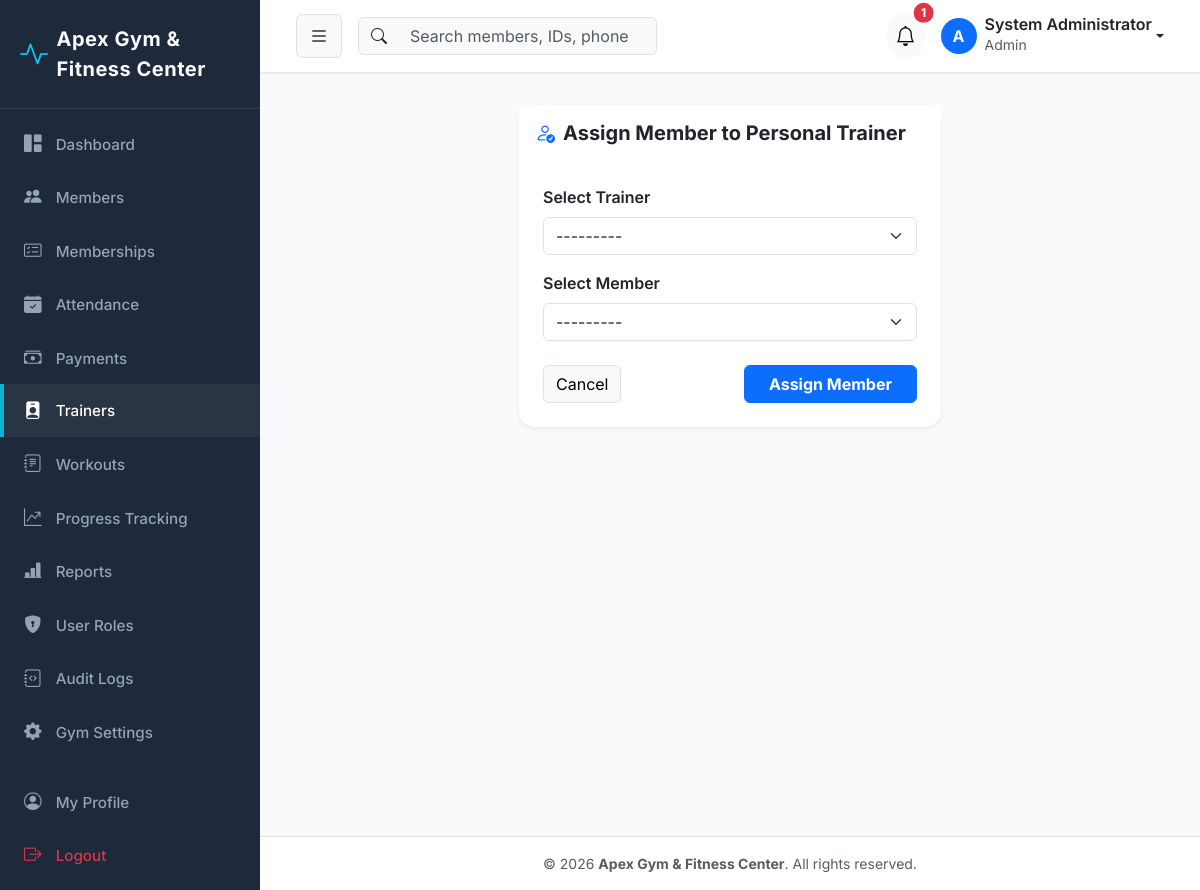
Page /trainers/assign/ (signed in) on the committed database.
### gym_settings/models.py (models this page shows, shortened)
class GymSetting(models.Model):
    name = models.CharField(max_length=150, default='Apex Gym & Fitness Center')
    logo = models.ImageField(upload_to='gym_logo/', blank=True, null=True)
    address = models.TextField(default='123 Fitness Avenue, Tech District, City Center')
    phone = models.CharField(max_length=20, default='+1 (555) 019-2834')
    email = models.EmailField(default='contact@apexgym.com')
    opening_time = models.TimeField(default=time(6, 0))
    closing_time = models.TimeField(default=time(22, 0))
    currency = models.CharField(max_length=10, default='₹')
    tax_percentage = models.DecimalField(max_digits=5, decimal_places=2, default=18.00)
    updated_at = models.DateTimeField(auto_now=True)
    @classmethod
    def get_settings(cls):
        obj, created = cls.objects.get_or_create(pk=1)
        return obj

### accounts/models.py (models this page shows, shortened)
class User(AbstractUser):
    class Role(models.TextChoices):
        ADMIN = 'ADMIN', 'Admin'
        STAFF = 'STAFF', 'Staff'
        TRAINER = 'TRAINER', 'Trainer'
        MEMBER = 'MEMBER', 'Member'
    role = models.CharField(
        max_length=20,
        choices=Role.choices,
        default=Role.MEMBER,
        help_text='Role for role-based access control'
    )
    phone = models.CharField(max_length=20, blank=True, null=True)
    profile_picture = models.ImageField(upload_to='profiles/', blank=True, null=True)
    created_at = models.DateTimeField(auto_now_add=True)
    updated_at = models.DateTimeField(auto_now=True)
    @property
    def is_admin(self):
        return self.role == self.Role.ADMIN or self.is_superuser
    @property
    def is_member(self):
        return self.role == self.Role.MEMBER
    def get_full_name_or_username(self):
        full = f"{self.first_name} {self.last_name}".strip()
        return full if full else self.username

### trainers/models.py (models this page shows, shortened)
class Trainer(models.Model):
    trainer_id = models.CharField(max_length=20, unique=True, editable=False)
    user = models.OneToOneField(
        settings.AUTH_USER_MODEL,
        on_delete=models.CASCADE,
        related_name='trainer_profile'
    )
    specialization = models.CharField(max_length=100)
    experience = models.PositiveIntegerField(help_text='Years of experience')
    qualification = models.CharField(max_length=150)
    salary = models.DecimalField(max_digits=10, decimal_places=2)
    joining_date = models.DateField(default=timezone.now)
    phone = models.CharField(max_length=20)
    email = models.EmailField()
    availability = models.CharField(max_length=100, default='6:00 AM - 2:00 PM / 4:00 PM - 10:00 PM')
    profile_picture = models.ImageField(upload_to='trainers/', blank=True, null=True)
    created_at = models.DateTimeField(auto_now_add=True)
    updated_at = models.DateTimeField(auto_now=True)
    @property
    def full_name(self):
        return self.user.get_full_name_or_username()
    def __str__(self):
        return f"{self.trainer_id} - {self.full_name} ({self.specialization})"

### members/models.py (models this page shows, shortened)
class Member(models.Model):
    class GenderChoices(models.TextChoices):
        MALE = 'MALE', 'Male'
        FEMALE = 'FEMALE', 'Female'
        OTHER = 'OTHER', 'Other'
    class StatusChoices(models.TextChoices):
        ACTIVE = 'ACTIVE', 'Active'
        INACTIVE = 'INACTIVE', 'Inactive'
        SUSPENDED = 'SUSPENDED', 'Suspended'
        EXPIRED = 'EXPIRED', 'Expired'
    member_id = models.CharField(max_length=20, unique=True, editable=False)
    user = models.OneToOneField(
        settings.AUTH_USER_MODEL,
        on_delete=models.CASCADE,
        related_name='member_profile'
    )
    date_of_birth = models.DateField(blank=True, null=True)
    gender = models.CharField(max_length=10, choices=GenderChoices.choices, default=GenderChoices.MALE)
    phone = models.CharField(max_length=20)
    email = models.EmailField()
    address = models.TextField(blank=True, null=True)
    emergency_contact_name = models.CharField(max_length=100, blank=True, null=True)
    emergency_contact_phone = models.CharField(max_length=20, blank=True, null=True)
    joining_date = models.DateField(default=timezone.now)
    status = models.CharField(max_length=20, choices=StatusChoices.choices, default=StatusChoices.ACTIVE)
    height = models.DecimalField(max_digits=5, decimal_places=2, help_text='Height in cm', blank=True, null=True)
    weight = models.DecimalField(max_digits=5, decimal_places=2, help_text='Weight in kg', blank=True, null=True)
    medical_notes = models.TextField(blank=True, null=True)
    profile_picture = models.ImageField(upload_to='members/', blank=True, null=True)
    created_at = models.DateTimeField(auto_now_add=True)
    updated_at = models.DateTimeField(auto_now=True)
    @property
    def full_name(self):
        return self.user.get_full_name_or_username()
    def __str__(self):
        return f"{self.member_id} - {self.full_name}"

### trainers/views.py (the view)
# urls.py: path('assign/', views.assign_member_view, name='assign'),
@login_required
def assign_member_view(request):
    if request.user.is_member:
        messages.error(request, "Access denied.")
        return redirect('dashboard:index')
    if request.method == 'POST':
        form = AssignMemberForm(request.POST)
        if form.is_valid():
            assignment, created = TrainerAssignment.objects.get_or_create(
                trainer=form.cleaned_data['trainer'],
                member=form.cleaned_data['member']
            )
            if created:
                messages.success(request, f"Assigned {assignment.member.full_name} to {assignment.trainer.full_name}.")
            else:
                messages.info(request, f"Member {assignment.member.full_name} is already assigned to {assignment.trainer.full_name}.")
            return redirect('trainers:detail', pk=assignment.trainer.pk)
    else:
        form = AssignMemberForm()
    return render(request, 'trainers/assign_form.html', {'form': form})

### templates/trainers/assign_form.html (shortened to what this page needs)
{% extends "base.html" %}
{% block content %}
<div class="container py-3">
    <div class="row justify-content-center">
        <div class="col-md-6">
            <div class="card border-0 shadow-sm rounded-4">
                <div class="card-header bg-white border-0 py-3">
                    <h5 class="fw-bold mb-0"><i class="bi bi-person-check text-primary me-2"></i>Assign Member to Personal Trainer</h5>
                </div>
                <div class="card-body p-4">
                    <form method="POST">
                        <div class="mb-3">
                            <label class="form-label fw-semibold">Select Trainer</label>
                            {{ form.trainer }}
                        </div>
                        <div class="mb-4">
                            <label class="form-label fw-semibold">Select Member</label>
                            {{ form.member }}
                        </div>
                        <div class="d-flex justify-content-between mt-4">
                            <a href="{% url 'trainers:list' %}" class="btn btn-light border">Cancel</a>
                            <button type="submit" class="btn btn-primary fw-bold px-4">Assign Member</button>
                        </div>
                    </form>
                </div>
            </div>
        </div>
    </div>
</div>
{% endblock %}

### templates/base.html (shortened to what this page needs)
<!DOCTYPE html>
<html lang="en">
<head>
    <link href="https://cdn.jsdelivr.net/npm/bootstrap@5.3.2/dist/css/bootstrap.min.css" rel="stylesheet">
    <link href="https://cdn.jsdelivr.net/npm/bootstrap-icons@1.11.1/font/bootstrap-icons.css" rel="stylesheet">
    {% load static %}
    <link rel="stylesheet" href="{% static 'css/custom.css' %}">
</head>
<body>
    <div id="wrapper">
        {% if user.is_authenticated %}
        <aside id="sidebar-wrapper">
            <div class="sidebar-heading d-flex align-items-center">
                <i class="bi bi-activity text-info me-2 fs-3"></i>
                <span class="fw-bold">{{ gym_info.name|default:"Apex Fitness" }}</span>
            </div>
            <div class="list-group list-group-flush py-2">
                <a href="{% url 'dashboard:index' %}" class="list-group-item {% if request.resolver_match.app_name == 'dashboard' %}active{% endif %}">
                    <i class="bi bi-grid-1x2-fill"></i> Dashboard
                </a>
                {% if user.is_admin or user.is_staff_user %}
                <a href="{% url 'members:list' %}" class="list-group-item {% if request.resolver_match.app_name == 'members' %}active{% endif %}">
                    <i class="bi bi-people-fill"></i> Members
                </a>
                <a href="{% url 'memberships:subscription_list' %}" class="list-group-item {% if request.resolver_match.app_name == 'memberships' %}active{% endif %}">
                    <i class="bi bi-card-checklist"></i> Memberships
                </a>
                <a href="{% url 'attendance:list' %}" class="list-group-item {% if request.resolver_match.app_name == 'attendance' %}active{% endif %}">
                    <i class="bi bi-calendar-check-fill"></i> Attendance
                </a>
                <a href="{% url 'payments:list' %}" class="list-group-item {% if request.resolver_match.app_name == 'payments' %}active{% endif %}">
                    <i class="bi bi-cash-stack"></i> Payments
                </a>
                <a href="{% url 'trainers:list' %}" class="list-group-item {% if request.resolver_match.app_name == 'trainers' %}active{% endif %}">
                    <i class="bi bi-person-badge-fill"></i> Trainers
                </a>
                {% endif %}
                <a href="{% url 'workouts:list' %}" class="list-group-item {% if request.resolver_match.app_name == 'workouts' and request.resolver_match.url_name != 'progress' %}active{% endif %}">
                    <i class="bi bi-journal-text"></i> Workouts
                </a>
                <a href="{% url 'workouts:progress' %}" class="list-group-item {% if request.resolver_match.url_name == 'progress' %}active{% endif %}">
                    <i class="bi bi-graph-up-arrow"></i> Progress Tracking
                </a>
                {% if user.is_admin or user.is_staff_user %}
                <a href="{% url 'reports:index' %}" class="list-group-item {% if request.resolver_match.app_name == 'reports' %}active{% endif %}">
                    <i class="bi bi-bar-chart-line-fill"></i> Reports
                </a>
                {% endif %}
                {% if user.is_admin %}
                <a href="{% url 'accounts:user_list' %}" class="list-group-item {% if request.resolver_match.url_name == 'user_list' %}active{% endif %}">
                    <i class="bi bi-shield-lock-fill"></i> User Roles
                </a>
                <a href="{% url 'audit_logs:list' %}" class="list-group-item {% if request.resolver_match.app_name == 'audit_logs' %}active{% endif %}">
                    <i class="bi bi-journal-code"></i> Audit Logs
                </a>
                <a href="{% url 'gym_settings:index' %}" class="list-group-item {% if request.resolver_match.app_name == 'gym_settings' %}active{% endif %}">
                    <i class="bi bi-gear-fill"></i> Gym Settings
                </a>
                {% endif %}
                <a href="{% url 'accounts:profile' %}" class="list-group-item mt-3 {% if request.resolver_match.url_name == 'profile' %}active{% endif %}">
                    <i class="bi bi-person-circle"></i> My Profile
                </a>
                <a href="{% url 'accounts:logout' %}" class="list-group-item text-danger">
                    <i class="bi bi-box-arrow-right"></i> Logout
                </a>
            </div>
        </aside>
        {% endif %}
        <div id="page-content-wrapper">
            {% if user.is_authenticated %}
            <nav class="navbar navbar-expand-lg top-navbar">
                <div class="container-fluid">
                    <button class="btn btn-light border" id="sidebarToggle">
                        <i class="bi bi-list fs-5"></i>
                    </button>
                    <form class="d-none d-md-flex ms-3 me-auto" action="{% url 'members:list' %}" method="GET">
                        <div class="input-group">
                            <span class="input-group-text bg-light border-end-0"><i class="bi bi-search"></i></span>
                            <input class="form-control bg-light border-start-0" type="search" name="q" placeholder="Search members, IDs, phone..." aria-label="Search">
                        </div>
                    </form>
                    <div class="d-flex align-items-center ms-auto">
                        <div class="dropdown me-3">
                            <button class="btn btn-light position-relative rounded-circle p-2" type="button" data-bs-toggle="dropdown">
                                <i class="bi bi-bell fs-5"></i>
                                {% if unread_notifications_count > 0 %}
                                <span class="position-absolute top-0 start-100 translate-middle badge rounded-pill bg-danger">
                                    {{ unread_notifications_count }}
                                </span>
                                {% endif %}
                            </button>
                        </div>
                        <div class="dropdown">
                            <a class="d-flex align-items-center text-decoration-none dropdown-toggle text-dark" href="#" data-bs-toggle="dropdown">
                                <div class="bg-primary text-white rounded-circle d-flex align-items-center justify-content-center me-2 fw-bold" style="width: 36px; height: 36px;">
                                    {{ user.username|slice:":1"|upper }}
                                </div>
                                <div class="d-none d-sm-block text-start">
                                    <div class="fw-semibold lh-1">{{ user.get_full_name_or_username }}</div>
                                    <small class="text-muted">{{ user.get_role_display }}</small>
                                </div>
                            </a>
                        </div>
                    </div>
                </div>
            </nav>
            {% endif %}
            <div class="container-fluid pt-3 px-4">
                {% block content %}{% endblock %}
            </div>
            <footer class="mt-auto py-3 bg-white border-top text-center text-muted small">
                <div class="container">
                    &copy; {% now "Y" %} <strong>{{ gym_info.name|default:"Apex Gym & Fitness Center" }}</strong>. All rights reserved.
                </div>
            </footer>
        </div>
    </div>
</body>
</html>

### rows in the picture
GymSetting: name "Apex Gym & Fitness Center"
User: username "A", get_full_name_or_username "System Administrator", role "Admin"
Trainer: trainer "---------"
Member: member "---------"

### other values in the picture
{{ unread_notifications_count }} "1"
